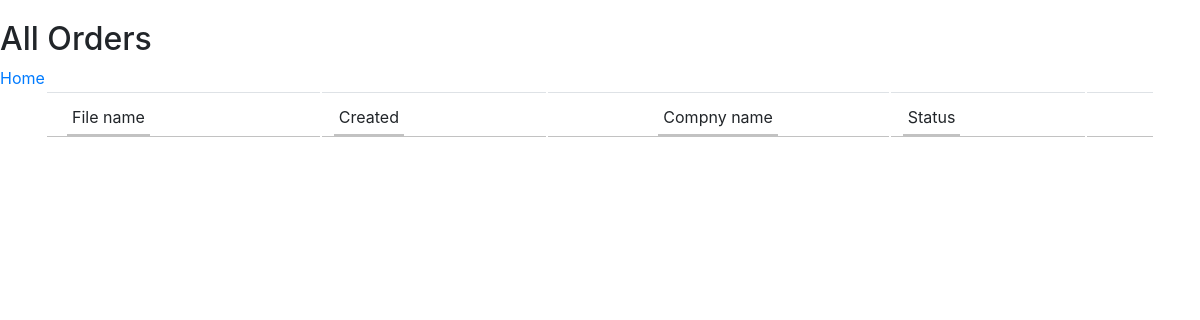
Before: /order/list (signed in) with the older database file.
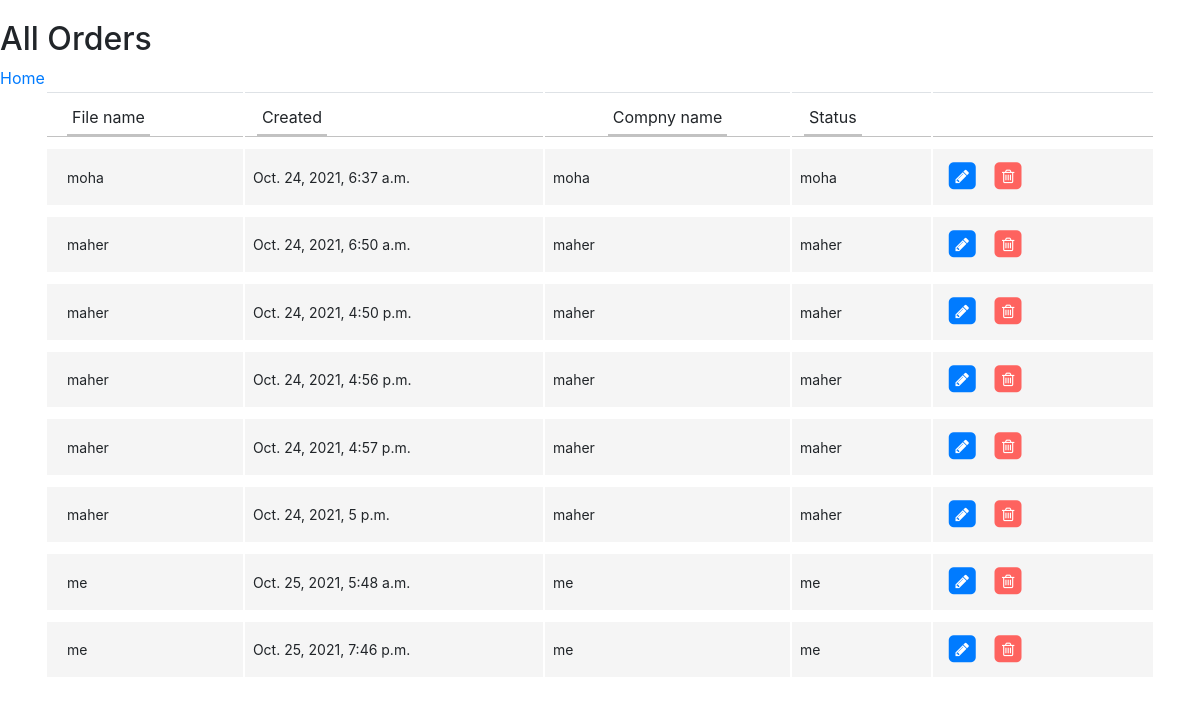
After: the same page with the newer database file.
### jubba/models.py (models this page shows, shortened)
class CostINfo(models.Model):
  Paid = 'PAID'
  Unpaid = 'UNPAID'
  PAYMENT_CHOICE = [
        (Paid, 'PAID'),
        (Unpaid, 'UNPAID'),
  ]
  created_at = models.DateTimeField(auto_now_add=True)
  File_name = models.CharField(max_length=30)
  compny_name = models.CharField(max_length=30)
  town_city = models.CharField(max_length=30)
  phone = models.CharField(max_length=30)
  text = models.TextField(max_length=300)
  '''Payment_choice = models.CharField(
        max_length=10,
        choices=PAYMENT_CHOICE,
    )
'''

### jubba/views.py (the view)
# urls.py: path("order/list", views.OrderList.as_view(), name="orderlist"),
class OrderList(LoginRequiredMixin,ListView):
     template_name = 'order/orders_list.html'
     queryset = CostINfo.objects.all()

### jubba/templates/order/orders_list.html (shortened to what this page needs)
{% extends './base.html' %}
{% load static %}
{% block head %}
  <link rel="stylesheet" href="https://maxcdn.bootstrapcdn.com/bootstrap/4.0.0/css/bootstrap.min.css">
{% endblock %}
{% block content %}
<h2>All Orders</h2>
<a href="{% url 'home'%}">Home</button></a>
<link href="https://maxcdn.bootstrapcdn.com/font-awesome/4.3.0/css/font-awesome.min.css" rel="stylesheet">
<div class="container">
<div class="row">
	<div class="col-lg-12">
		<div class="main-box clearfix">
			<div class="table-responsive">
				<table class="table user-list">
					<thead>
						<tr>
							<th><span>File name</span></th>
							<th><span>Created</span></th>
							<th class="text-center"><span>Compny name</span></th>
							<th><span>Status</span></th>
							<th>&nbsp;</th>
						</tr>
					</thead>
  {% for order in object_list %}
  <tr>
      <td>{{ order.File_name}}</td>
      <td>{{ order.created_at }} </td>
      <td>{{ order.compny_name }} </td>
      <td>{{ order.text }} </td>
      <td style="width: 20%;">
								<a href="{% url 'orderupdate' order.id %}" class="table-link">
									<span class="fa-stack">
										<i class="fa fa-square fa-stack-2x"></i>
										<i class="fa fa-pencil fa-stack-1x fa-inverse"></i>
									</span>
								</a>
								<a href="{% url 'orderdelete' order.id %}" class="table-link danger">
									<span class="fa-stack">
										<i class="fa fa-square fa-stack-2x"></i>
										<i class="fa fa-trash-o fa-stack-1x fa-inverse"></i>
									</span>
								</a>
							</td>
  </tr>
  {% endfor %}
</table>
{% endblock %}

Changed rows visible on the page:
added CostINfo: File_name "moha", created_at "Oct. 24, 2021, 6:37 a.m.", compny_name "moha", text "moha"
added CostINfo: File_name "maher", created_at "Oct. 24, 2021, 6:50 a.m.", compny_name "maher", text "maher"
added CostINfo: File_name "maher", created_at "Oct. 24, 2021, 4:50 p.m.", compny_name "maher", text "maher"
added CostINfo: File_name "maher", created_at "Oct. 24, 2021, 4:56 p.m.", compny_name "maher", text "maher"
added CostINfo: File_name "maher", created_at "Oct. 24, 2021, 4:57 p.m.", compny_name "maher", text "maher"
added CostINfo: File_name "maher", created_at "Oct. 24, 2021, 5 p.m.", compny_name "maher", text "maher"
added CostINfo: File_name "me", created_at "Oct. 25, 2021, 5:48 a.m.", compny_name "me", text "me"
added CostINfo: File_name "me", created_at "Oct. 25, 2021, 7:46 p.m.", compny_name "me", text "me"
